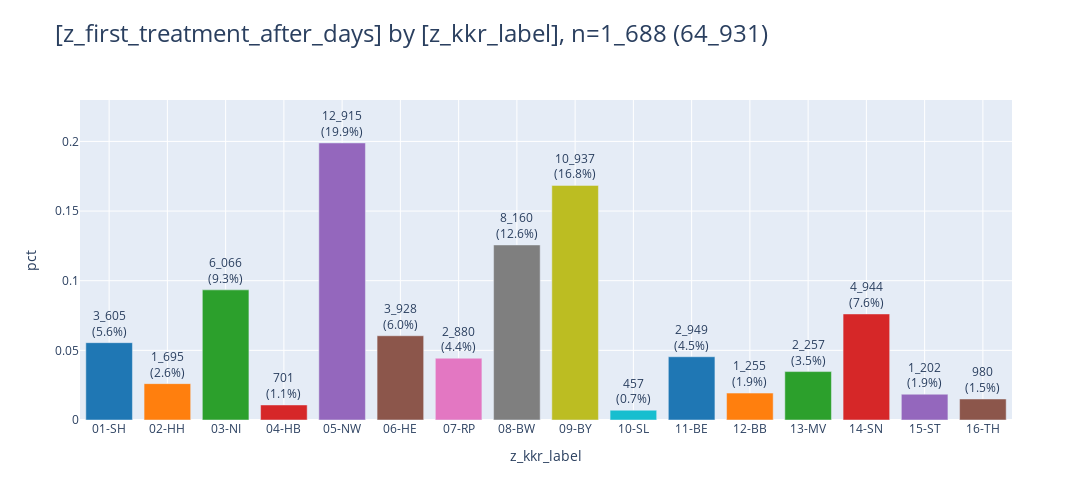
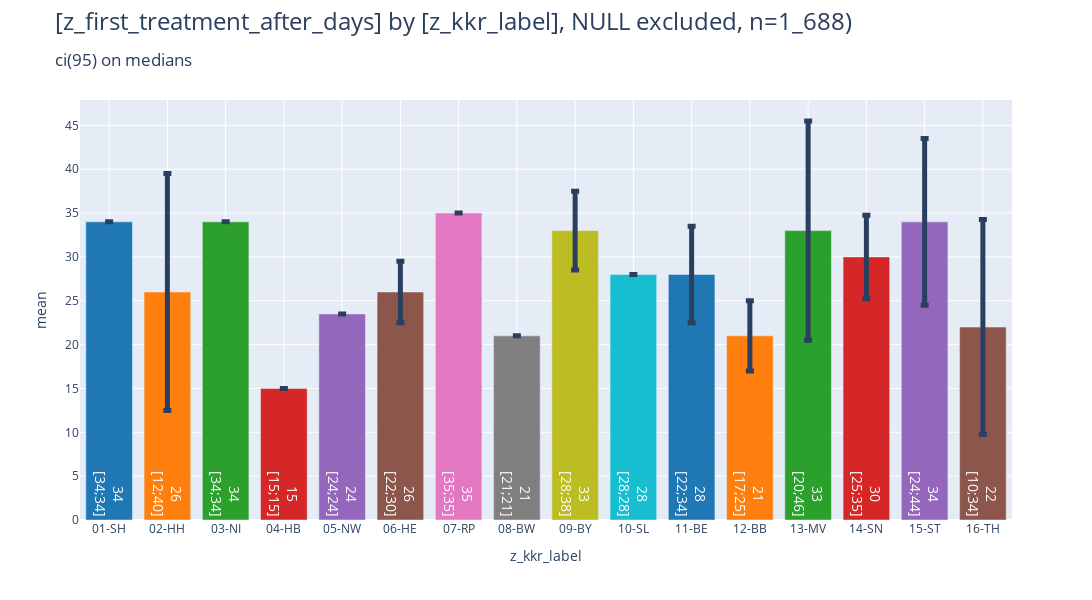

The cell these charts' notebook holds for them, in order:
### Code cell
_ = pls.plot_bars(
    db_delay.to_df().iloc[:,:2],
    # height=400,
    # width=1000,
    # use_ci=True,
    # ci_agg='median',
)
_ = pls.plot_bars(
    db_delay.to_df().iloc[:,:2],
    height=600,
    use_ci=True,
    ci_agg='median',
)

### Figure 1 — Plotly figure (JSON) as saved in the notebook; plotly's stock layout.template omitted (floating-point values rounded to 4 significant figures)
{"data": [{"error_y": {"thickness": 5}, "hovertemplate": "z_kkr_label=%{x}<br>pct=%{y}<br>cnt_pct_str=%{text}<extra></extra>", "legendgroup": "01-SH", "marker": {"color": "#1F77B4", "pattern": {"shape": ""}}, "name": "01-SH", "orientation": "v", "showlegend": true, "text": ["3_605<br>(5.6%)"], "textposition": "outside", "type": "bar", "x": ["01-SH"], "xaxis": "x", "y": [0.05552], "yaxis": "y"}, {"error_y": {"thickness": 5}, "hovertemplate": "z_kkr_label=%{x}<br>pct=%{y}<br>cnt_pct_str=%{text}<extra></extra>", "legendgroup": "02-HH", "marker": {"color": "#FF7F0E", "pattern": {"shape": ""}}, "name": "02-HH", "orientation": "v", "showlegend": true, "text": ["1_695<br>(2.6%)"], "textposition": "outside", "type": "bar", "x": ["02-HH"], "xaxis": "x", "y": [0.0261], "yaxis": "y"}, {"error_y": {"thickness": 5}, "hovertemplate": "z_kkr_label=%{x}<br>pct=%{y}<br>cnt_pct_str=%{text}<extra></extra>", "legendgroup": "03-NI", "marker": {"color": "#2CA02C", "pattern": {"shape": ""}}, "name": "03-NI", "orientation": "v", "showlegend": true, "text": ["6_066<br>(9.3%)"], "textposition": "outside", "type": "bar", "x": ["03-NI"], "xaxis": "x", "y": [0.09342], "yaxis": "y"}, {"error_y": {"thickness": 5}, "hovertemplate": "z_kkr_label=%{x}<br>pct=%{y}<br>cnt_pct_str=%{text}<extra></extra>", "legendgroup": "04-HB", "marker": {"color": "#D62728", "pattern": {"shape": ""}}, "name": "04-HB", "orientation": "v", "showlegend": true, "text": ["701<br>(1.1%)"], "textposition": "outside", "type": "bar", "x": ["04-HB"], "xaxis": "x", "y": [0.0108], "yaxis": "y"}, {"error_y": {"thickness": 5}, "hovertemplate": "z_kkr_label=%{x}<br>pct=%{y}<br>cnt_pct_str=%{text}<extra></extra>", "legendgroup": "05-NW", "marker": {"color": "#9467BD", "pattern": {"shape": ""}}, "name": "05-NW", "orientation": "v", "showlegend": true, "text": ["12_915<br>(19.9%)"], "textposition": "outside", "type": "bar", "x": ["05-NW"], "xaxis": "x", "y": [0.1989], "yaxis": "y"}, {"error_y": {"thickness": 5}, "hovertemplate": "z_kkr_label=%{x}<br>pct=%{y}<br>cnt_pct_str=%{text}<extra></extra>", "legendgroup": "06-HE", "marker": {"color": "#8C564B", "pattern": {"shape": ""}}, "name": "06-HE", "orientation": "v", "showlegend": true, "text": ["3_928<br>(6.0%)"], "textposition": "outside", "type": "bar", "x": ["06-HE"], "xaxis": "x", "y": [0.06049], "yaxis": "y"}, {"error_y": {"thickness": 5}, "hovertemplate": "z_kkr_label=%{x}<br>pct=%{y}<br>cnt_pct_str=%{text}<extra></extra>", "legendgroup": "07-RP", "marker": {"color": "#E377C2", "pattern": {"shape": ""}}, "name": "07-RP", "orientation": "v", "showlegend": true, "text": ["2_880<br>(4.4%)"], "textposition": "outside", "type": "bar", "x": ["07-RP"], "xaxis": "x", "y": [0.04435], "yaxis": "y"}, {"error_y": {"thickness": 5}, "hovertemplate": "z_kkr_label=%{x}<br>pct=%{y}<br>cnt_pct_str=%{text}<extra></extra>", "legendgroup": "08-BW", "marker": {"color": "#7F7F7F", "pattern": {"shape": ""}}, "name": "08-BW", "orientation": "v", "showlegend": true, "text": ["8_160<br>(12.6%)"], "textposition": "outside", "type": "bar", "x": ["08-BW"], "xaxis": "x", "y": [0.1257], "yaxis": "y"}, {"error_y": {"thickness": 5}, "hovertemplate": "z_kkr_label=%{x}<br>pct=%{y}<br>cnt_pct_str=%{text}<extra></extra>", "legendgroup": "09-BY", "marker": {"color": "#BCBD22", "pattern": {"shape": ""}}, "name": "09-BY", "orientation": "v", "showlegend": true, "text": ["10_937<br>(16.8%)"], "textposition": "outside", "type": "bar", "x": ["09-BY"], "xaxis": "x", "y": [0.1684], "yaxis": "y"}, {"error_y": {"thickness": 5}, "hovertemplate": "z_kkr_label=%{x}<br>pct=%{y}<br>cnt_pct_str=%{text}<extra></extra>", "legendgroup": "10-SL", "marker": {"color": "#17BECF", "pattern": {"shape": ""}}, "name": "10-SL", "orientation": "v", "showlegend": true, "text": ["457<br>(0.7%)"], "textposition": "outside", "type": "bar", "x": ["10-SL"], "xaxis": "x", "y": [0.007038], "yaxis": "y"}, {"error_y": {"thickness": 5}, "hovertemplate": "z_kkr_label=%{x}<br>pct=%{y}<br>cnt_pct_str=%{text}<extra></extra>", "legendgroup": "11-BE", "marker": {"color": "#1F77B4", "pattern": {"shape": ""}}, "name": "11-BE", "orientation": "v", "showlegend": true, "text": ["2_949<br>(4.5%)"], "textposition": "outside", "type": "bar", "x": ["11-BE"], "xaxis": "x", "y": [0.04542], "yaxis": "y"}, {"error_y": {"thickness": 5}, "hovertemplate": "z_kkr_label=%{x}<br>pct=%{y}<br>cnt_pct_str=%{text}<extra></extra>", "legendgroup": "12-BB", "marker": {"color": "#FF7F0E", "pattern": {"shape": ""}}, "name": "12-BB", "orientation": "v", "showlegend": true, "text": ["1_255<br>(1.9%)"], "textposition": "outside", "type": "bar", "x": ["12-BB"], "xaxis": "x", "y": [0.01933], "yaxis": "y"}, {"error_y": {"thickness": 5}, "hovertemplate": "z_kkr_label=%{x}<br>pct=%{y}<br>cnt_pct_str=%{text}<extra></extra>", "legendgroup": "13-MV", "marker": {"color": "#2CA02C", "pattern": {"shape": ""}}, "name": "13-MV", "orientation": "v", "showlegend": true, "text": ["2_257<br>(3.5%)"], "textposition": "outside", "type": "bar", "x": ["13-MV"], "xaxis": "x", "y": [0.03476], "yaxis": "y"}, {"error_y": {"thickness": 5}, "hovertemplate": "z_kkr_label=%{x}<br>pct=%{y}<br>cnt_pct_str=%{text}<extra></extra>", "legendgroup": "14-SN", "marker": {"color": "#D62728", "pattern": {"shape": ""}}, "name": "14-SN", "orientation": "v", "showlegend": true, "text": ["4_944<br>(7.6%)"], "textposition": "outside", "type": "bar", "x": ["14-SN"], "xaxis": "x", "y": [0.07614], "yaxis": "y"}, {"error_y": {"thickness": 5}, "hovertemplate": "z_kkr_label=%{x}<br>pct=%{y}<br>cnt_pct_str=%{text}<extra></extra>", "legendgroup": "15-ST", "marker": {"color": "#9467BD", "pattern": {"shape": ""}}, "name": "15-ST", "orientation": "v", "showlegend": true, "text": ["1_202<br>(1.9%)"], "textposition": "outside", "type": "bar", "x": ["15-ST"], "xaxis": "x", "y": [0.01851], "yaxis": "y"}, {"error_y": {"thickness": 5}, "hovertemplate": "z_kkr_label=%{x}<br>pct=%{y}<br>cnt_pct_str=%{text}<extra></extra>", "legendgroup": "16-TH", "marker": {"color": "#8C564B", "pattern": {"shape": ""}}, "name": "16-TH", "orientation": "v", "showlegend": true, "text": ["980<br>(1.5%)"], "textposition": "outside", "type": "bar", "x": ["16-TH"], "xaxis": "x", "y": [0.01509], "yaxis": "y"}], "layout": {"barmode": "relative", "height": 500, "legend": {"title": {"text": "z_kkr_label"}, "tracegroupgap": 0}, "showlegend": false, "title": {"font": {"size": 24}, "text": "[z_first_treatment_after_days] by [z_kkr_label], n=1_688 (64_931)", "xanchor": "left", "y": 0.95, "yanchor": "top"}, "width": 1600, "xaxis": {"anchor": "y", "categoryarray": ["01-SH", "02-HH", "03-NI", "04-HB", "05-NW", "06-HE", "07-RP", "08-BW", "09-BY", "10-SL", "11-BE", "12-BB", "13-MV", "14-SN", "15-ST", "16-TH"], "categoryorder": "category ascending", "domain": [0, 1], "gridwidth": 1, "showgrid": true, "title": {"text": "z_kkr_label"}}, "yaxis": {"anchor": "x", "domain": [0, 1], "dtick": 0.05, "gridwidth": 1, "range": [0, 0.2297], "showgrid": true, "title": {"text": "pct"}}}}

### Figure 2 — Plotly figure (JSON) as saved in the notebook; plotly's stock layout.template omitted (floating-point values rounded to 4 significant figures)
{"data": [{"error_y": {"array": [0.0], "thickness": 5}, "hovertemplate": "z_kkr_label=%{x}<br>mean=%{y}<br>ci_str=%{text}<extra></extra>", "insidetextanchor": "start", "legendgroup": "01-SH", "marker": {"color": "#1F77B4", "pattern": {"shape": ""}}, "name": "01-SH", "orientation": "v", "showlegend": true, "text": ["34<br>[34;34]"], "textfont": {"color": "white", "size": 14}, "textposition": "inside", "type": "bar", "x": ["01-SH"], "xaxis": "x", "y": [34.0], "yaxis": "y"}, {"error_y": {"array": [13.5], "thickness": 5}, "hovertemplate": "z_kkr_label=%{x}<br>mean=%{y}<br>ci_str=%{text}<extra></extra>", "insidetextanchor": "start", "legendgroup": "02-HH", "marker": {"color": "#FF7F0E", "pattern": {"shape": ""}}, "name": "02-HH", "orientation": "v", "showlegend": true, "text": ["26<br>[12;40]"], "textfont": {"color": "white", "size": 14}, "textposition": "inside", "type": "bar", "x": ["02-HH"], "xaxis": "x", "y": [26.0], "yaxis": "y"}, {"error_y": {"array": [0.0], "thickness": 5}, "hovertemplate": "z_kkr_label=%{x}<br>mean=%{y}<br>ci_str=%{text}<extra></extra>", "insidetextanchor": "start", "legendgroup": "03-NI", "marker": {"color": "#2CA02C", "pattern": {"shape": ""}}, "name": "03-NI", "orientation": "v", "showlegend": true, "text": ["34<br>[34;34]"], "textfont": {"color": "white", "size": 14}, "textposition": "inside", "type": "bar", "x": ["03-NI"], "xaxis": "x", "y": [34.0], "yaxis": "y"}, {"error_y": {"array": [0.0], "thickness": 5}, "hovertemplate": "z_kkr_label=%{x}<br>mean=%{y}<br>ci_str=%{text}<extra></extra>", "insidetextanchor": "start", "legendgroup": "04-HB", "marker": {"color": "#D62728", "pattern": {"shape": ""}}, "name": "04-HB", "orientation": "v", "showlegend": true, "text": ["15<br>[15;15]"], "textfont": {"color": "white", "size": 14}, "textposition": "inside", "type": "bar", "x": ["04-HB"], "xaxis": "x", "y": [15.0], "yaxis": "y"}, {"error_y": {"array": [0.0], "thickness": 5}, "hovertemplate": "z_kkr_label=%{x}<br>mean=%{y}<br>ci_str=%{text}<extra></extra>", "insidetextanchor": "start", "legendgroup": "05-NW", "marker": {"color": "#9467BD", "pattern": {"shape": ""}}, "name": "05-NW", "orientation": "v", "showlegend": true, "text": ["24<br>[24;24]"], "textfont": {"color": "white", "size": 14}, "textposition": "inside", "type": "bar", "x": ["05-NW"], "xaxis": "x", "y": [23.5], "yaxis": "y"}, {"error_y": {"array": [3.5], "thickness": 5}, "hovertemplate": "z_kkr_label=%{x}<br>mean=%{y}<br>ci_str=%{text}<extra></extra>", "insidetextanchor": "start", "legendgroup": "06-HE", "marker": {"color": "#8C564B", "pattern": {"shape": ""}}, "name": "06-HE", "orientation": "v", "showlegend": true, "text": ["26<br>[22;30]"], "textfont": {"color": "white", "size": 14}, "textposition": "inside", "type": "bar", "x": ["06-HE"], "xaxis": "x", "y": [26.0], "yaxis": "y"}, {"error_y": {"array": [0.0], "thickness": 5}, "hovertemplate": "z_kkr_label=%{x}<br>mean=%{y}<br>ci_str=%{text}<extra></extra>", "insidetextanchor": "start", "legendgroup": "07-RP", "marker": {"color": "#E377C2", "pattern": {"shape": ""}}, "name": "07-RP", "orientation": "v", "showlegend": true, "text": ["35<br>[35;35]"], "textfont": {"color": "white", "size": 14}, "textposition": "inside", "type": "bar", "x": ["07-RP"], "xaxis": "x", "y": [35.0], "yaxis": "y"}, {"error_y": {"array": [0.0], "thickness": 5}, "hovertemplate": "z_kkr_label=%{x}<br>mean=%{y}<br>ci_str=%{text}<extra></extra>", "insidetextanchor": "start", "legendgroup": "08-BW", "marker": {"color": "#7F7F7F", "pattern": {"shape": ""}}, "name": "08-BW", "orientation": "v", "showlegend": true, "text": ["21<br>[21;21]"], "textfont": {"color": "white", "size": 14}, "textposition": "inside", "type": "bar", "x": ["08-BW"], "xaxis": "x", "y": [21.0], "yaxis": "y"}, {"error_y": {"array": [4.5], "thickness": 5}, "hovertemplate": "z_kkr_label=%{x}<br>mean=%{y}<br>ci_str=%{text}<extra></extra>", "insidetextanchor": "start", "legendgroup": "09-BY", "marker": {"color": "#BCBD22", "pattern": {"shape": ""}}, "name": "09-BY", "orientation": "v", "showlegend": true, "text": ["33<br>[28;38]"], "textfont": {"color": "white", "size": 14}, "textposition": "inside", "type": "bar", "x": ["09-BY"], "xaxis": "x", "y": [33.0], "yaxis": "y"}, {"error_y": {"array": [0.0], "thickness": 5}, "hovertemplate": "z_kkr_label=%{x}<br>mean=%{y}<br>ci_str=%{text}<extra></extra>", "insidetextanchor": "start", "legendgroup": "10-SL", "marker": {"color": "#17BECF", "pattern": {"shape": ""}}, "name": "10-SL", "orientation": "v", "showlegend": true, "text": ["28<br>[28;28]"], "textfont": {"color": "white", "size": 14}, "textposition": "inside", "type": "bar", "x": ["10-SL"], "xaxis": "x", "y": [28.0], "yaxis": "y"}, {"error_y": {"array": [5.5], "thickness": 5}, "hovertemplate": "z_kkr_label=%{x}<br>mean=%{y}<br>ci_str=%{text}<extra></extra>", "insidetextanchor": "start", "legendgroup": "11-BE", "marker": {"color": "#1F77B4", "pattern": {"shape": ""}}, "name": "11-BE", "orientation": "v", "showlegend": true, "text": ["28<br>[22;34]"], "textfont": {"color": "white", "size": 14}, "textposition": "inside", "type": "bar", "x": ["11-BE"], "xaxis": "x", "y": [28.0], "yaxis": "y"}, {"error_y": {"array": [4.0], "thickness": 5}, "hovertemplate": "z_kkr_label=%{x}<br>mean=%{y}<br>ci_str=%{text}<extra></extra>", "insidetextanchor": "start", "legendgroup": "12-BB", "marker": {"color": "#FF7F0E", "pattern": {"shape": ""}}, "name": "12-BB", "orientation": "v", "showlegend": true, "text": ["21<br>[17;25]"], "textfont": {"color": "white", "size": 14}, "textposition": "inside", "type": "bar", "x": ["12-BB"], "xaxis": "x", "y": [21.0], "yaxis": "y"}, {"error_y": {"array": [12.5], "thickness": 5}, "hovertemplate": "z_kkr_label=%{x}<br>mean=%{y}<br>ci_str=%{text}<extra></extra>", "insidetextanchor": "start", "legendgroup": "13-MV", "marker": {"color": "#2CA02C", "pattern": {"shape": ""}}, "name": "13-MV", "orientation": "v", "showlegend": true, "text": ["33<br>[20;46]"], "textfont": {"color": "white", "size": 14}, "textposition": "inside", "type": "bar", "x": ["13-MV"], "xaxis": "x", "y": [33.0], "yaxis": "y"}, {"error_y": {"array": [4.756], "thickness": 5}, "hovertemplate": "z_kkr_label=%{x}<br>mean=%{y}<br>ci_str=%{text}<extra></extra>", "insidetextanchor": "start", "legendgroup": "14-SN", "marker": {"color": "#D62728", "pattern": {"shape": ""}}, "name": "14-SN", "orientation": "v", "showlegend": true, "text": ["30<br>[25;35]"], "textfont": {"color": "white", "size": 14}, "textposition": "inside", "type": "bar", "x": ["14-SN"], "xaxis": "x", "y": [30.0], "yaxis": "y"}, {"error_y": {"array": [9.506], "thickness": 5}, "hovertemplate": "z_kkr_label=%{x}<br>mean=%{y}<br>ci_str=%{text}<extra></extra>", "insidetextanchor": "start", "legendgroup": "15-ST", "marker": {"color": "#9467BD", "pattern": {"shape": ""}}, "name": "15-ST", "orientation": "v", "showlegend": true, "text": ["34<br>[24;44]"], "textfont": {"color": "white", "size": 14}, "textposition": "inside", "type": "bar", "x": ["15-ST"], "xaxis": "x", "y": [34.0], "yaxis": "y"}, {"error_y": {"array": [12.26], "thickness": 5}, "hovertemplate": "z_kkr_label=%{x}<br>mean=%{y}<br>ci_str=%{text}<extra></extra>", "insidetextanchor": "start", "legendgroup": "16-TH", "marker": {"color": "#8C564B", "pattern": {"shape": ""}}, "name": "16-TH", "orientation": "v", "showlegend": true, "text": ["22<br>[10;34]"], "textfont": {"color": "white", "size": 14}, "textposition": "inside", "type": "bar", "x": ["16-TH"], "xaxis": "x", "y": [22.0], "yaxis": "y"}], "layout": {"barmode": "relative", "height": 600, "legend": {"title": {"text": "z_kkr_label"}, "tracegroupgap": 0}, "showlegend": false, "title": {"font": {"size": 24}, "text": "[z_first_treatment_after_days] by [z_kkr_label], NULL excluded, n=1_688)<br><sub>ci(95) on medians<sub>", "xanchor": "left", "y": 0.95, "yanchor": "top"}, "width": 1600, "xaxis": {"anchor": "y", "categoryarray": ["01-SH", "02-HH", "03-NI", "04-HB", "05-NW", "06-HE", "07-RP", "08-BW", "09-BY", "10-SL", "11-BE", "12-BB", "13-MV", "14-SN", "15-ST", "16-TH"], "categoryorder": "category ascending", "domain": [0, 1], "gridwidth": 1, "showgrid": true, "title": {"text": "z_kkr_label"}}, "yaxis": {"anchor": "x", "domain": [0, 1], "gridwidth": 1, "showgrid": true, "title": {"text": "mean"}}}}
